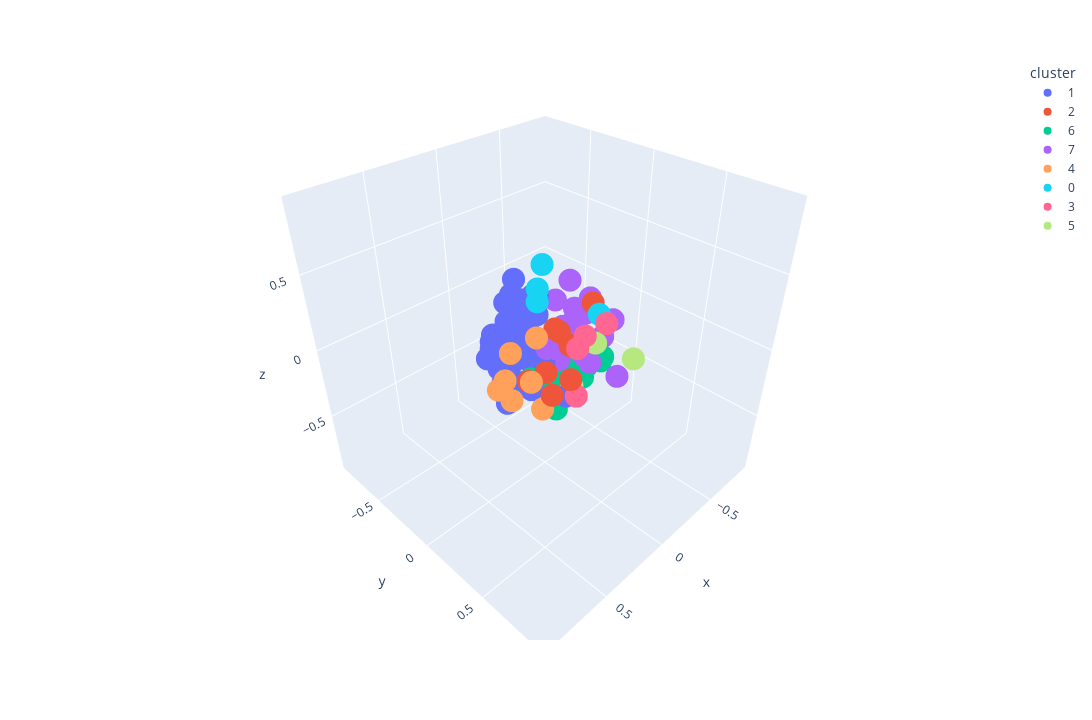

Notebook source saved alongside this figure:
### Markdown cell above
### Visualizing Descriptions

### Code cell
visualize_pca(model, sample_df, "tokenize_desc", 8)

### Figure 1 — Plotly figure (JSON) as saved in the notebook; plotly's stock layout.template omitted (floating-point values rounded to 4 significant figures)
{"data": [{"hovertemplate": "<b>%{hovertext}</b>", "hovertext": ["Baldur's Gate 3", "Counter-Strike: Global Offensive", "Apex Legends™", "PUBG: BATTLEGROUNDS", "Remnant II", "NARAKA: BLADEPOINT", "Tom Clancy's Rainbow Six® Siege", "Team Fortress 2", "Dota 2", "War Thunder", "FINAL FANTASY XIV Online", "The Elder Scrolls® Online", "Warframe", "BattleBit Remastered", "Street Fighter™ 6", "Destiny 2", "ELDEN RING", "Hearts of Iron IV", "Yu-Gi-Oh! Master Duel", "World of Warships", "Red Dead Redemption 2", "Hunt: Showdown", "Hogwarts Legacy", "Ready or Not", "Mount & Blade II: Bannerlord", "Sengoku Dynasty", "Wayfinder", "ARMORED CORE™ VI FIRES OF RUBICON™", "Path of Exile", "Terraria", "Stellaris", "Deep Rock Galactic", "World of Tanks Blitz", "Ratchet & Clank: Rift Apart", "Eternal Return", "The Elder Scrolls V: Skyrim Special Edition", "It Takes Two", "The Binding of Isaac: Rebirth", "Brawlhalla", "DRAGON BALL Z: KAKAROT", "New World", "Guild Wars 2", "BlazBlue Entropy Effect", "Marvel’s Spider-Man Remastered"], "legendgroup": "1", "marker": {"color": "#636efa", "symbol": "circle"}, "mode": "markers", "name": "1", "scene": "scene", "showlegend": true, "type": "scatter3d", "x": [-0.06784, 0.2957, 0.1392, 0.1994, -0.1406, 0.1718, 0.1044, 0.1923, 0.2402, 0.2428, 0.05642, 0.01722, 0.06192, 0.1465, 0.3594, 0.04869, -0.0544, 0.06312, 0.146, 0.1912, -0.01544, -0.009199, 0.01017, 0.02528, 0.02003, -0.1358, -0.03407, 0.1774, -0.1602, -0.07343, 0.09548, 0.01833, 0.1361, 0.05884, 0.01411, 0.1551, -0.044, -0.08069, 0.1942, 0.1613, -0.1883, 0.1792, 0.0715, 0.1169], "y": [-0.1865, -0.05454, -0.1765, -0.1356, -0.2153, -0.2913, -0.06992, -0.1216, -0.09463, -0.1459, -0.232, -0.3254, -0.4081, -0.1093, 0.05129, -0.2414, -0.3252, -0.1584, -0.1519, -0.03758, -0.02938, 0.01767, -0.1632, 0.1993, -0.3281, -0.2017, -0.2502, -0.1863, -0.2733, -0.1449, -0.1623, -0.1372, -0.1168, -0.06005, -0.1961, -0.04684, -0.06293, -0.2197, -0.3095, -0.06952, -0.2731, -0.2855, -0.2332, -0.001044], "z": [0.1191, -0.1464, -0.2687, -0.1776, -0.1751, -0.02964, -0.2484, 0.05085, -0.03488, -0.1191, 0.2744, 0.02944, -0.08752, -0.2739, -0.1984, -0.1629, 0.2958, 0.1566, -0.1446, 0.1327, -0.1512, -0.3209, 0.1048, -0.2513, 0.1643, 0.1902, 0.1944, 0.0315, 0.1629, 0.1188, 0.1445, -0.1607, 0.1788, -0.04507, -0.04434, 0.06244, -0.05951, 0.04334, -0.1537, -0.04143, 0.1449, -0.07208, 0.07375, -0.2646]}, {"hovertemplate": "<b>%{hovertext}</b>", "hovertext": ["Forza Horizon 5", "The Sims™ 4", "Farming Simulator 22", "Cities: Skylines", "Microsoft Flight Simulator 40th Anniversary Edition", "BeamNG.drive", "Planet Zoo", "Garry's Mod"], "legendgroup": "2", "marker": {"color": "#EF553B", "symbol": "circle"}, "mode": "markers", "name": "2", "scene": "scene", "showlegend": true, "type": "scatter3d", "x": [0.305, 0.03926, -0.1396, 0.1432, 0.3125, 0.2358, 0.04484, 0.1214], "y": [0.3558, 0.1139, 0.235, 0.1485, 0.1807, 0.4251, 0.2379, 0.2281], "z": [0.001957, 0.1903, 0.335, -0.04308, 0.005112, 0.1068, 0.1401, 0.2625]}, {"hovertemplate": "<b>%{hovertext}</b>", "hovertext": ["Call of Duty®", "Dead by Daylight", "PAYDAY 2", "Project Zomboid", "Fallout 76", "Call of Duty®: Black Ops III", "Dead Cells", "Vampire Survivors", "DayZ", "Dying Light"], "legendgroup": "6", "marker": {"color": "#00cc96", "symbol": "circle"}, "mode": "markers", "name": "6", "scene": "scene", "showlegend": true, "type": "scatter3d", "x": [0.1302, -0.2188, -0.01553, -0.3278, -0.1145, -0.02786, -0.1604, -0.3277, -0.339, -0.2833], "y": [0.004868, 0.1086, 0.08026, 0.1718, 0.05208, 0.05353, 0.009715, 0.06653, 0.1477, 0.07997], "z": [-0.1717, -0.2915, -0.4452, -0.1579, -0.1951, -0.2902, -0.1245, -0.2253, -0.2086, -0.2579]}, {"hovertemplate": "<b>%{hovertext}</b>", "hovertext": ["Cyberpunk 2077", "Rust", "Phasmophobia", "DAVE THE DIVER", "Sons Of The Forest", "The Texas Chain Saw Massacre", "Raft", "Sea of Thieves 2023 Edition", "Metro Exodus", "RimWorld", "ARK: Survival Evolved", "SCP: 5K", "Shadow Gambit: The Cursed Crew", "theHunter: Call of the Wild™", "Darkest Dungeon® II", "Graveyard Keeper", "Escape the Backrooms", "Don't Starve Together", "BOOK OF HOURS", "Valheim"], "legendgroup": "7", "marker": {"color": "#ab63fa", "symbol": "circle"}, "mode": "markers", "name": "7", "scene": "scene", "showlegend": true, "type": "scatter3d", "x": [0.01696, -0.4057, -0.2507, -0.1133, -0.3764, -0.2797, -0.2826, -0.0002575, -0.1431, -0.04481, -0.3746, -0.09327, -0.2501, -0.07223, -0.3363, -0.2267, -0.2653, -0.3052, -0.2568, -0.3136], "y": [0.02851, 0.172, 0.136, 0.02641, 0.1225, 0.331, 0.04745, 0.1032, 0.1293, 0.09683, -0.1169, 0.02522, -0.03826, 0.03282, 0.01549, 0.138, 0.0007708, -0.09241, -0.05242, -0.2257], "z": [0.002595, 0.07607, -0.1807, -0.01557, -0.05612, -0.1986, -0.05259, 0.0582, 0.09613, 0.1612, 0.04509, -0.1337, 0.01022, -0.04616, 0.08605, 0.2899, -0.1872, -0.03201, 0.3176, 0.08455]}, {"hovertemplate": "<b>%{hovertext}</b>", "hovertext": ["Grand Theft Auto V", "EA SPORTS™ FIFA 23", "Football Manager 2023", "Starfield", "Madden NFL 24", "F1® 23", "EA SPORTS FC™ 24"], "legendgroup": "4", "marker": {"color": "#FFA15A", "symbol": "circle"}, "mode": "markers", "name": "4", "scene": "scene", "showlegend": true, "type": "scatter3d", "x": [0.2764, 0.4812, 0.202, 0.2555, 0.4769, 0.3535, 0.3979], "y": [0.2542, 0.1214, 0.1328, -0.02556, 0.2244, 0.2466, 0.08311], "z": [-0.1704, 0.004235, 0.216, 0.05992, -0.01187, 0.05665, 0.001016]}, {"hovertemplate": "<b>%{hovertext}</b>", "hovertext": ["Total War: WARHAMMER III", "Stardew Valley", "Crusader Kings III", "Sid Meier’s Civilization® VI"], "legendgroup": "0", "marker": {"color": "#19d3f3", "symbol": "circle"}, "mode": "markers", "name": "0", "scene": "scene", "showlegend": true, "type": "scatter3d", "x": [-0.05704, -0.1351, -0.1005, 0.06113], "y": [-0.1248, 0.287, -0.1285, -0.004927], "z": [0.3103, 0.2864, 0.4518, 0.3255]}, {"hovertemplate": "<b>%{hovertext}</b>", "hovertext": ["Forza Horizon 4", "Euro Truck Simulator 2", "American Truck Simulator", "Contraband Police"], "legendgroup": "3", "marker": {"color": "#FF6692", "symbol": "circle"}, "mode": "markers", "name": "3", "scene": "scene", "showlegend": true, "type": "scatter3d", "x": [0.07421, 0.1686, 0.2429, -0.08292], "y": [0.3732, 0.4066, 0.4744, 0.3869], "z": [0.2816, 0.2637, 0.02827, 0.2945]}, {"hovertemplate": "<b>%{hovertext}</b>", "hovertext": ["The Outlast Trials", "Six Days in Fallujah", "Resident Evil 4"], "legendgroup": "5", "marker": {"color": "#B6E880", "symbol": "circle"}, "mode": "markers", "name": "5", "scene": "scene", "showlegend": true, "type": "scatter3d", "x": [-0.2752, -0.07625, -0.3732], "y": [0.1537, 0.1505, 0.3726], "z": [-0.03991, -0.2595, -0.09552]}], "layout": {"height": 720, "legend": {"title": {"text": "cluster"}, "tracegroupgap": 0}, "margin": {"t": 60}, "scene": {"domain": {"x": [0, 1], "y": [0, 1]}, "xaxis": {"range": [-0.9057, 0.9812], "title": {"text": "x"}}, "yaxis": {"range": [-0.9081, 0.9744], "title": {"text": "y"}}, "zaxis": {"range": [-0.9452, 0.9518], "title": {"text": "z"}}}, "width": 1280}}
